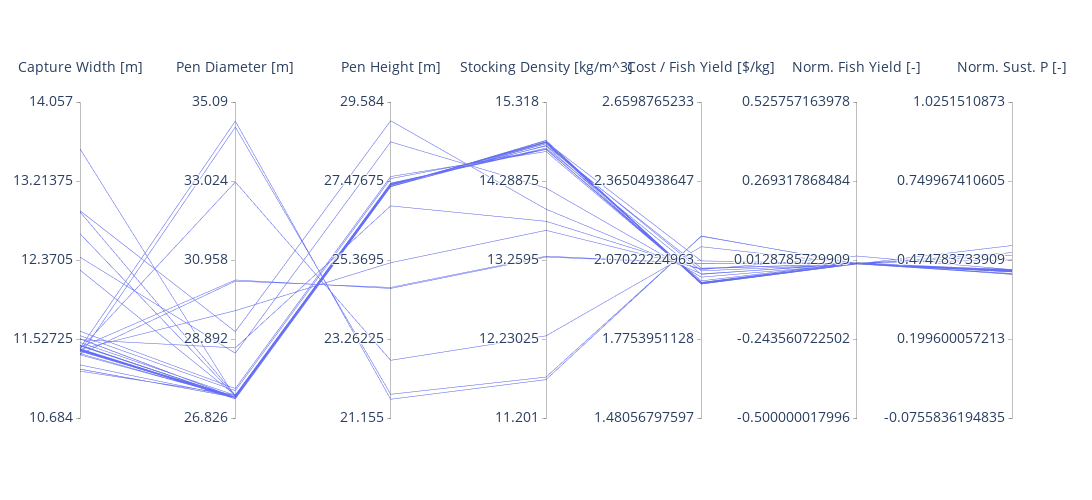

Notebook source saved alongside this figure:
### Code cell
# ref: https://plotly.com/python/parallel-coordinates-plot/
import plotly.graph_objects as go

import pandas as pd

#df['run_id'] = np.random.randn(len(df))

#remove failure test from figure
df = df.drop(df[df['success'] != 1].index)

fig = go.Figure(data=
    go.Parcoords(
        # line = dict(color = df['run_id'],
        #            colorscale = [[0,'white'],[1,'black']],
        #                                                              ),
        dimensions = list([
            dict(range = [min(df['capture_width'])-.5,max(df['capture_width'])+.5],
                tickvals = np.linspace(min(df['capture_width'])-.5,max(df['capture_width'])+.5, 5),
                label = 'Capture Width [m]', values = df['capture_width']),
            dict(range = [min(df['pen_diameter'])-.5,max(df['pen_diameter'])+.5],
                tickvals = np.linspace(min(df['pen_diameter'])-.5,max(df['pen_diameter'])+.5, 5),
                label = 'Pen Diameter [m]', values = df['pen_diameter']),
            dict(range = [min( df['pen_height'])-.5,max(df['pen_height'])+.5],
                tickvals = np.linspace(min( df['pen_height'])-.5,max(df['pen_height'])+.5, 5),
                label = 'Pen Height [m]', values = df['pen_height']),
            dict(range = [min(df['stock_density'])-.5,max(df['stock_density'])+.5],
                tickvals = np.linspace(min(df['stock_density'])-.5,max(df['stock_density'])+.5, 5),
                label = 'Stocking Density [kg/m^3]', values = df['stock_density']),
            dict(range = [min(df['Obj'])-.5,max(df['Obj'])+.5],
                tickvals = np.linspace(min(df['Obj'])-.5,max(df['Obj'])+.5, 5),
                label = 'Cost / Fish Yield [$/kg]', values = df['Obj']),
            # dict(range = [min(df['P_gen_cons_ineq'])-.5,max(df['P_gen_cons_ineq'])+.5],
            #     tickvals = np.linspace(min(df['P_gen_cons_ineq'])-.5,max(df['P_gen_cons_ineq'])+.5, 5),
            #     label = 'Norm. Power Supply [-]', values = df['P_gen_cons_ineq']),
            dict(range = [min(df['fish_yield_cons_ineq'])-.5,max(df['fish_yield_cons_ineq'])+.5],
                tickvals = np.linspace(min(df['fish_yield_cons_ineq'])-.5,max(df['fish_yield_cons_ineq'])+.5, 5),
                label = 'Norm. Fish Yield [-]', values = df['fish_yield_cons_ineq']),
            dict(range = [min(df['sustainable_power_operation_cons'])-.5,max(df['sustainable_power_operation_cons'])+.5],
                tickvals = np.linspace(min(df['sustainable_power_operation_cons'])-.5,max(df['sustainable_power_operation_cons'])+.5, 5),
                label = 'Norm. Sust. P [-]', values = df['sustainable_power_operation_cons'])
        ])
    )
)

fs = 14
fig.update_traces(
    labelfont=
    dict(size= fs), 
    tickfont=dict(size= fs), 
    selector=dict(type='parcoords')
    ) 

fig.update_layout(
    plot_bgcolor = 'white',
    paper_bgcolor = 'white',
    autosize=False,
    width=1350,
    height=500
    )

fig.write_image("results/Parallel_coordinate.pdf")
fig.write_image("results/Parallel_coordinate.png")
fig.show()
